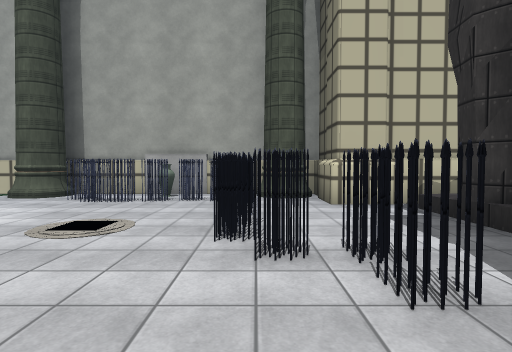
view 1 (above)

24 first-person views from a walk through a scene from a Unity 3-D project. The camera is 1.4 m above the floor, tilts 2° down and sees 80° across. The floor is counted in squares, 2 m on a side. Each view is taken from the middle of a square. On the plan, view 1 faces up. The plan holds only what a view shows up to about 10 squares ahead; the rest is blank. The place goes on beyond the plan. The player is left out. Some animated figures are left out. Door leaves are left out, so doorways stand open. Some surface patterns are stand-ins.

view 2
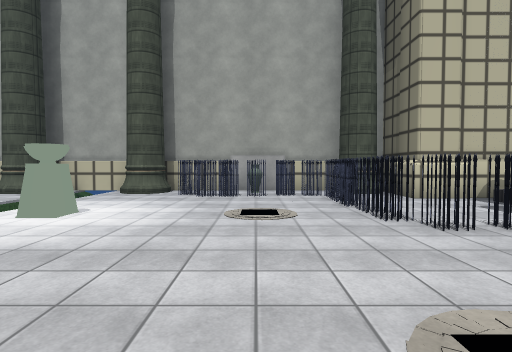

view 3
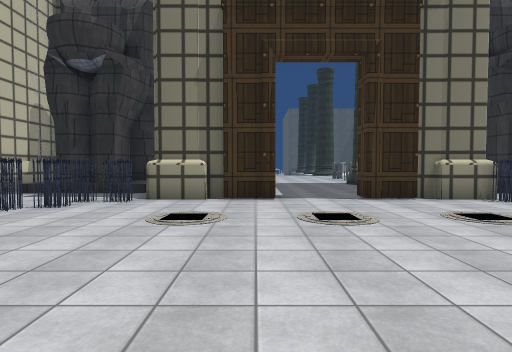

view 4
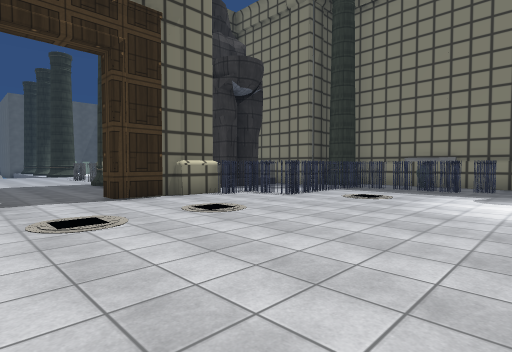

view 5
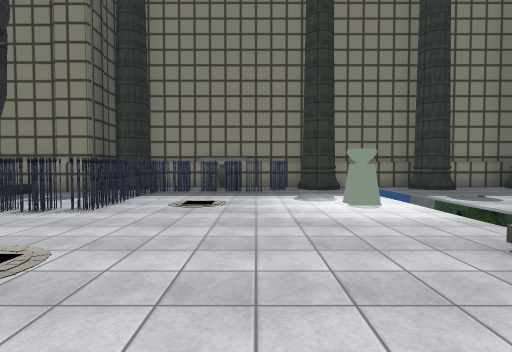

view 6
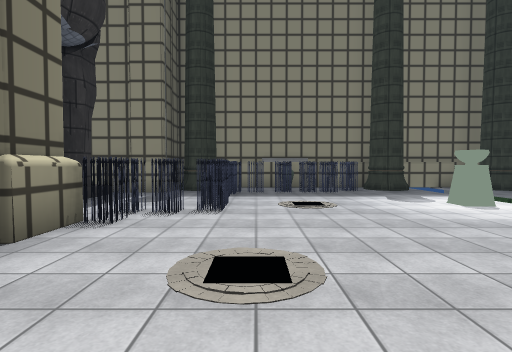

view 7
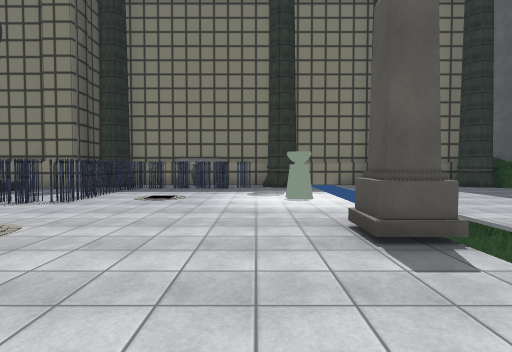

view 8
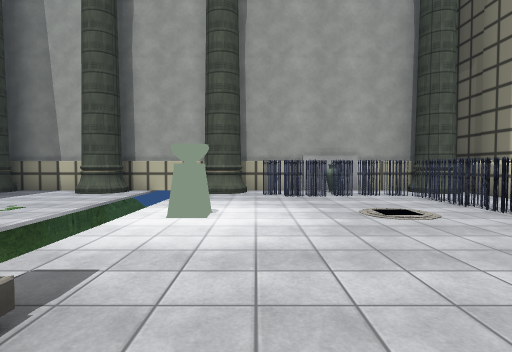

view 9
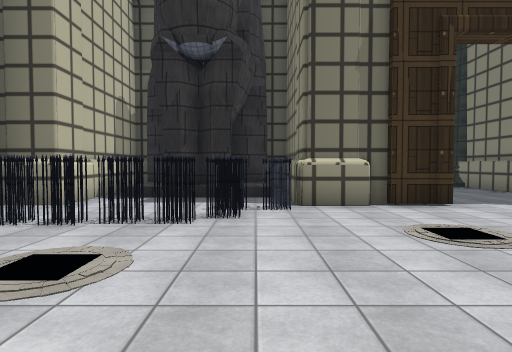

view 10
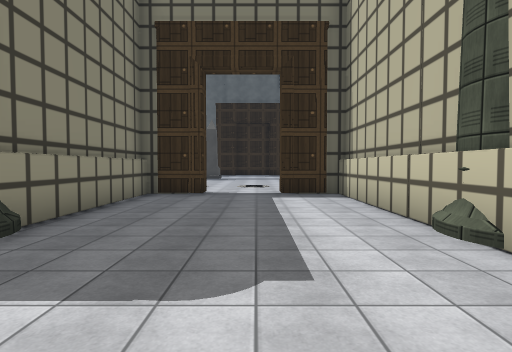

view 11
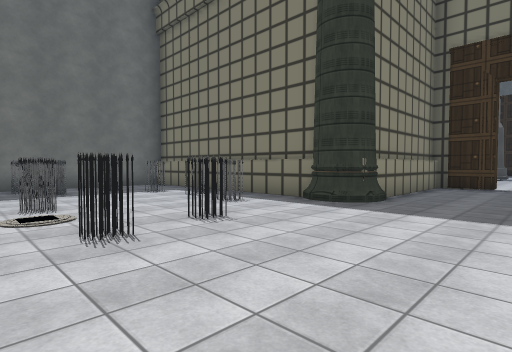

view 12
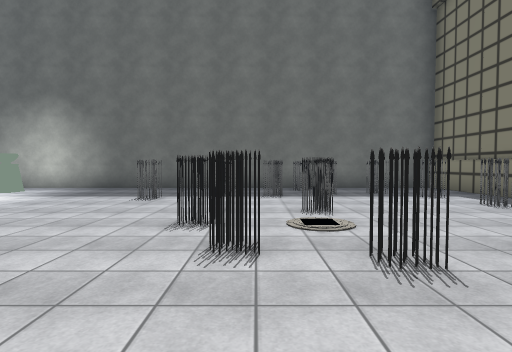

view 13
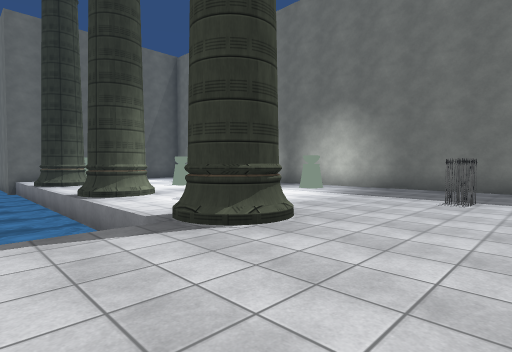

view 14
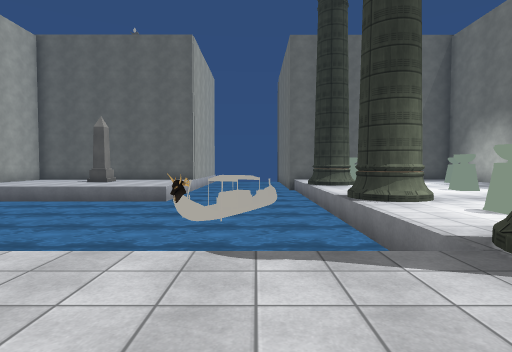

view 15
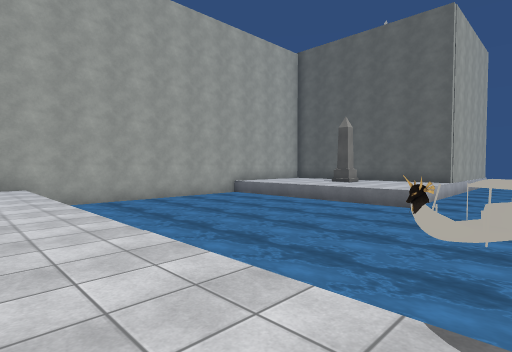

view 16
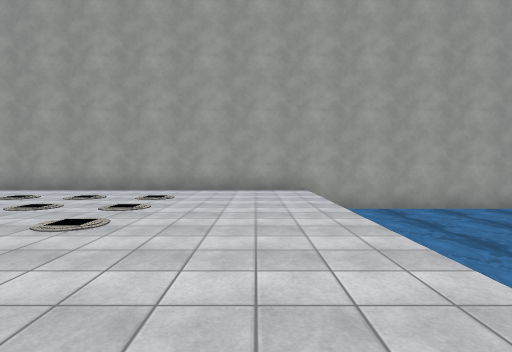

view 17
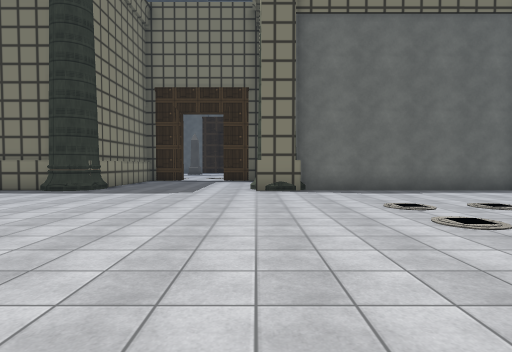

view 18
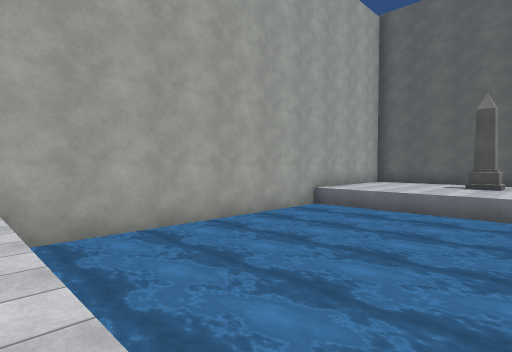

view 19
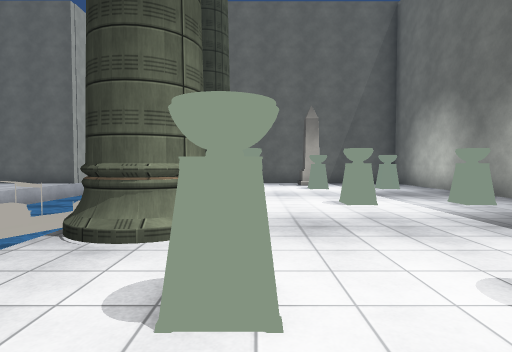

view 20
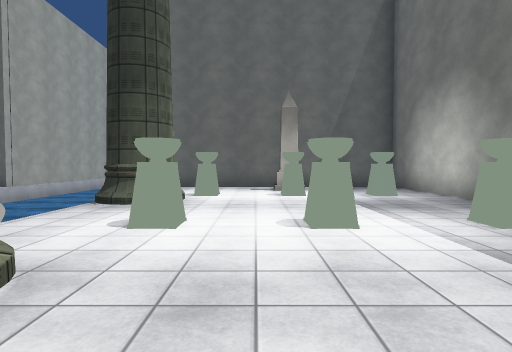

view 21
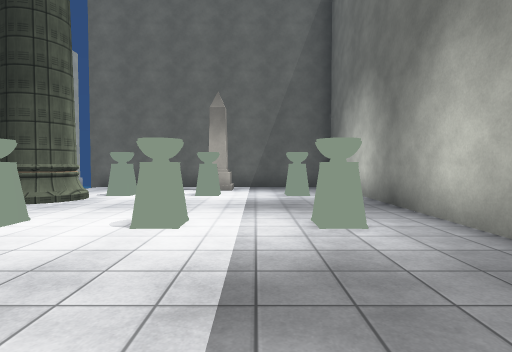

view 22
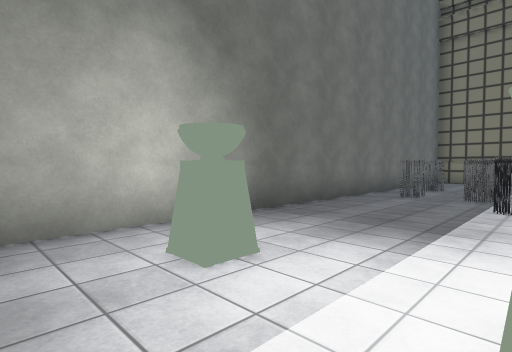

view 23
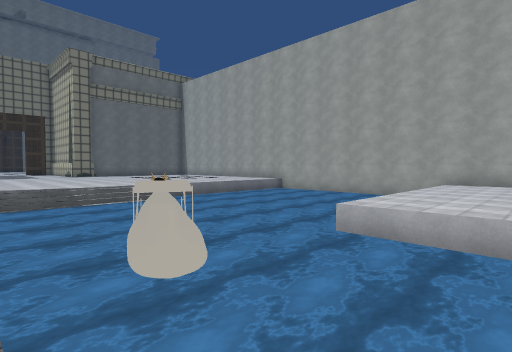

view 24
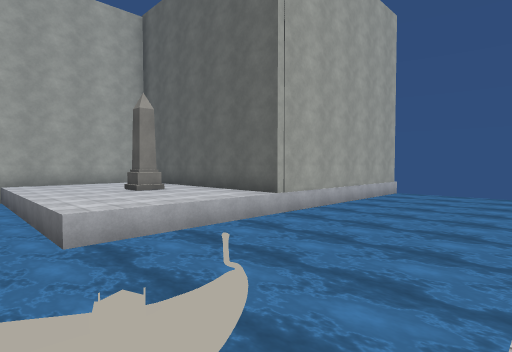

### Floor plan
Key: @ floor where view 1 was taken; # wall or solid block; x gap in a wall; . main floor; : floor 0.5 m higher than the main floor; / step, stairs or slope; D open door; ≈ liquid the walk keeps out of; ^ raised ledge; v drop or lower ground; B boat; O other object.
Columns run from 8 left of view 1 to 31 right of it. Each row starts with its distance up from view 1.
  8 ##########      ###################
  7 #^v#..O.###   #..........≈≈≈≈≈≈≈≈..
  6 ^^v.OOOOO.#####..........≈≈≈≈≈≈≈≈..
  5 ^^v.....O.... #..........≈≈≈≈≈≈≈≈...
  4 ^^v.....O..####..........≈≈≈≈≈≈≈≈..O.
  3 ^^vO....O..####..........≈≈≈≈≈≈≈≈..O.#
  2   v.....OO.:###.......... ≈≈≈≈≈≈≈....#
  1   v.......#####.......... ≈≈≈≈≈≈≈....#
  0   OO....@######.......... ≈≈≈≈≈≈≈≈≈≈≈###
 -1    ......#...............≈≈≈B≈≈≈≈≈≈≈≈≈≈≈
 -2    ......DD..............≈≈≈BvBB≈≈≈≈≈≈≈≈
 -3   v......DD..............≈≈≈≈≈BB≈≈≈≈≈≈≈≈
 -4   OO.....##..............≈≈≈≈≈≈≈≈≈≈≈≈≈≈≈
 -5 ^^v.......#####/..OO....#/..x....x...#
 -6 ^^v......O#   #/....O...#/..##...#...#
 -7 ^^vO....OO. ###.O....O....O...O...O..#
 -8 ^^v.....O..#  #.O..O.................#
 -9 ^^v.....O..:  #.......O...O...O...O.O#
-10 ^^v..OOOO..   #.O.O.OO...............#
-11 #^v#O.O.#######..O.O.O....O...O...O..#
-12 ##########    #......................#
-13               ########################

Where each view was taken, in squares from view 1:
view 1: 0 up, 0 right, facing up
view 2: 1 down, 2 left, facing up
view 3: 1 down, 5 left, facing right
view 4: 1 down, 5 left, facing down-right
view 5: 2 down, 3 left, facing down
view 6: 2 down, 1 left, facing down
view 7: 1 down, 4 left, facing down
view 8: 1 down, 4 left, facing up
view 9: 2 up, 4 left, facing right
view 10: 2 down, 9 right, facing left
view 11: 2 down, 12 right, facing down-left
view 12: 3 down, 12 right, facing down
view 13: 3 down, 13 right, facing down-right
view 14: 3 down, 14 right, facing right
view 15: 3 down, 15 right, facing up-right
view 16: 1 down, 15 right, facing up
view 17: 0 up, 15 right, facing left
view 18: 2 up, 16 right, facing up-right
view 19: 7 down, 17 right, facing right
view 20: 8 down, 19 right, facing right
view 21: 10 down, 19 right, facing right
view 22: 9 down, 20 right, facing down-left
view 23: 5 down, 27 right, facing up-left
view 24: 5 down, 23 right, facing up-right
